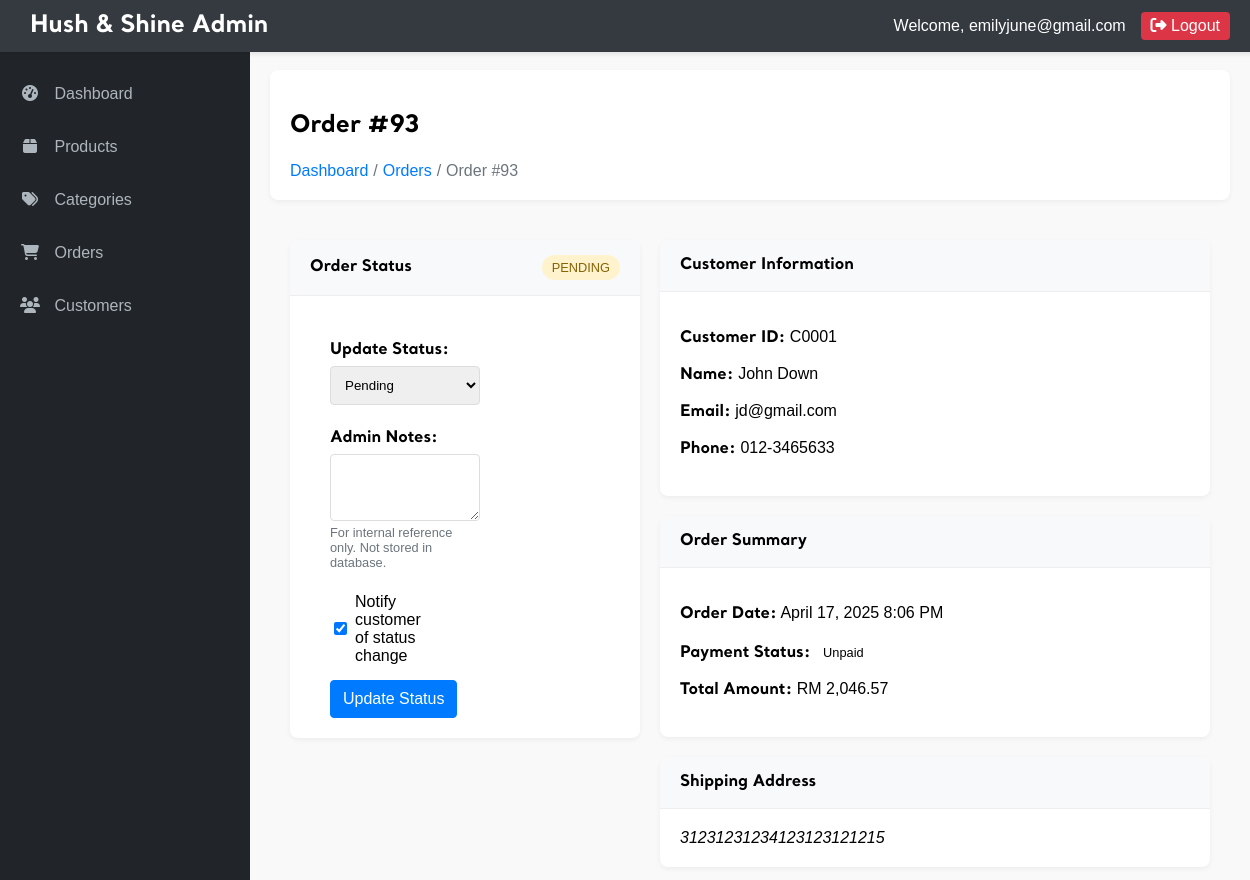
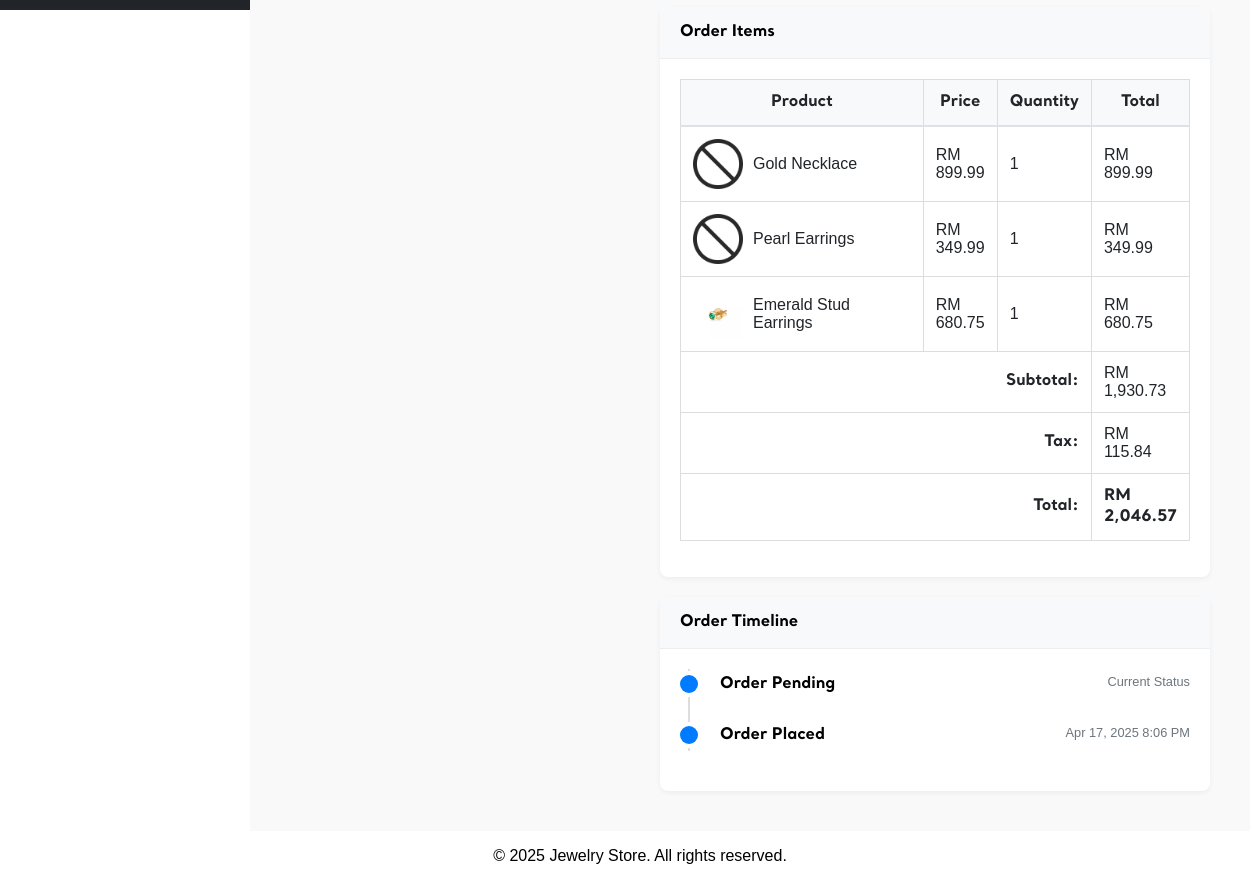
Screenshot of /admin/view_order.php?id=93 (signed in) with the database file from the repository (2 pictures, top to bottom).
### tables this page shows
CREATE TABLE `orders` (
  `order_id` int(11) NOT NULL,
  `cust_id` char(5) NOT NULL,
  `order_date` datetime NOT NULL,
  `total_amount` decimal(10,2) NOT NULL,
  `status` varchar(50) NOT NULL DEFAULT 'Pending',
  `payment_id` varchar(255) DEFAULT NULL,
  `payment_status` varchar(50) DEFAULT NULL,
  `shipping_address` text DEFAULT NULL,
  `payment_method` varchar(50) NOT NULL
);

CREATE TABLE `customer` (
  `cust_id` char(5) NOT NULL,
  `cust_name` varchar(50) NOT NULL,
  `cust_contact` varchar(13) NOT NULL,
  `cust_email` varchar(50) NOT NULL,
  `cust_gender` char(1) NOT NULL,
  `cust_password` varchar(100) NOT NULL,
  `cust_photo` varchar(100) NOT NULL
);

CREATE TABLE `order_items` (
  `order_item_id` int(11) NOT NULL,
  `order_id` int(11) NOT NULL,
  `prod_id` char(4) NOT NULL,
  `quantity` int(11) NOT NULL,
  `price` decimal(10,2) NOT NULL
);

CREATE TABLE `product` (
  `prod_id` char(4) NOT NULL,
  `prod_name` varchar(100) NOT NULL,
  `prod_desc` varchar(200) NOT NULL,
  `price` double(7,2) NOT NULL,
  `quantity` int(4) NOT NULL,
  `cat_id` char(4) NOT NULL,
  `image` varchar(100) NOT NULL
);

### admin/view_order.php (the view, shortened to what this page needs)
<?php
require_once '../_base.php';
include '../_head.php';
$order_id = $_GET['id'] ?? null;
try {
    $stmt = $_db->prepare("
        SELECT o.*, c.cust_name, c.cust_email, c.cust_contact
        FROM orders o
        LEFT JOIN customer c ON o.cust_id = c.cust_id
        WHERE o.order_id = ?
    ");
    $stmt->execute([$order_id]);
    $order = $stmt->fetch(PDO::FETCH_ASSOC);
    $stmt = $_db->prepare("
        SELECT oi.*, p.prod_name, p.image
        FROM order_items oi
        JOIN product p ON oi.prod_id = p.prod_id
        WHERE oi.order_id = ?
    ");
    $stmt->execute([$order_id]);
    $order_items = $stmt->fetchAll(PDO::FETCH_ASSOC);
} catch (PDOException $e) {
    $error_message = "Error fetching order details: " . $e->getMessage();
}
$status_options = [
    'Pending' => 'Pending',
    'Confirmed' => 'Confirmed',
    'Processing' => 'Processing',
    'Shipped' => 'Shipped',
    'Delivered' => 'Delivered',
    'Cancelled' => 'Cancelled',
    'Refunded' => 'Refunded'
];
?>
<div class="admin-container">
    <div class="admin-main">
        <div class="content-header">
            <h2>Order #<?= $order_id ?></h2>
            <nav aria-label="breadcrumb">
                <ol class="breadcrumb">
                    <li class="breadcrumb-item"><a href="admin_menu.php">Dashboard</a></li>
                    <li class="breadcrumb-item"><a href="admin_orders.php">Orders</a></li>
                    <li class="breadcrumb-item active" aria-current="page">Order #<?= $order_id ?></li>
                </ol>
            </nav>
        </div>
        <div class="order-view-container">
            <div class="order-status-section">
                <div class="card">
                    <div class="card-header">
                        <div class="d-flex justify-content-between align-items-center">
                            <h3>Order Status</h3>
                            <span class="status-badge status-<?= strtolower($order['status']) ?>">
                                <?= htmlspecialchars($order['status']) ?>
                            </span>
                        </div>
                    </div>
                    <div class="card-body">
                        <form action="view_order.php?id=<?= $order_id ?>" method="POST">
                            <div class="form-group">
                                <label for="status">Update Status:</label>
                                <select name="status" id="status" class="form-control">
                                    <?php foreach ($status_options as $value => $label): ?>
                                        <option value="<?= $value ?>" <?= $order['status'] === $value ? 'selected' : '' ?>>
                                            <?= htmlspecialchars($label) ?>
                                        </option>
                                    <?php endforeach; ?>
                                </select>
                            </div>
                            <div class="form-group mt-3">
                                <label for="admin_notes">Admin Notes:</label>
                                <textarea name="admin_notes" id="admin_notes" class="form-control" rows="3"></textarea>
                                <small class="form-text text-muted">For internal reference only. Not stored in database.</small>
                            </div>
                            <div class="form-check mt-3">
                                <input type="checkbox" name="notify_customer" id="notify_customer" value="1" class="form-check-input" checked>
                                <label for="notify_customer" class="form-check-label">Notify customer of status change</label>
                            </div>
                            <div class="mt-3">
                                <button type="submit" name="update_status" class="btn btn-primary">Update Status</button>
                            </div>
                        </form>
                    </div>
                </div>
            </div>
            <div class="order-details-grid">
                <div class="card">
                    <div class="card-header">
                        <h3>Customer Information</h3>
                    </div>
                    <div class="card-body">
                        <p><strong>Customer ID:</strong> <?= htmlspecialchars($order['cust_id']) ?></p>
                        <?php if (!empty($order['cust_name'])): ?>
                            <p><strong>Name:</strong> <?= htmlspecialchars($order['cust_name']) ?></p>
                        <?php endif; ?>
                        <?php if (!empty($order['cust_email'])): ?>
                            <p><strong>Email:</strong> <?= htmlspecialchars($order['cust_email']) ?></p>
                        <?php endif; ?>
                        <?php if (!empty($order['cust_contact'])): ?>
                            <p><strong>Phone:</strong> <?= htmlspecialchars($order['cust_contact']) ?></p>
                        <?php endif; ?>
                    </div>
                </div>
                <div class="card">
                    <div class="card-header">
                        <h3>Order Summary</h3>
                    </div>
                    <div class="card-body">
                        <p><strong>Order Date:</strong> <?= date('F j, Y g:i A', strtotime($order['order_date'])) ?></p>
                        <?php if (!empty($order['payment_status'])): ?>
                            <p>
                                <strong>Payment Status:</strong>
                                <span class="payment-badge payment-<?= strtolower($order['payment_status']) ?>">
                                    <?= htmlspecialchars($order['payment_status']) ?>
                                </span>
                            </p>
                        <?php endif; ?>
                        <p><strong>Total Amount:</strong> RM <?= number_format($order['total_amount'], 2) ?></p>
                    </div>
                </div>
                <div class="card">
                    <div class="card-header">
                        <h3>Shipping Address</h3>
                    </div>
                    <div class="card-body">
                        <address>
                            <?= nl2br(htmlspecialchars($order['shipping_address'] ?? 'No shipping address provided')) ?>
                        </address>
                    </div>
                </div>
                <div class="card order-items-card">
                    <div class="card-header">
                        <h3>Order Items</h3>
                    </div>
                    <div class="card-body">
                        <table class="order-table">
                            <thead>
                                <tr>
                                    <th>Product</th>
                                    <th>Price</th>
                                    <th>Quantity</th>
                                    <th>Total</th>
                                </tr>
                            </thead>
                            <tbody>
                                <?php
                                $subtotal = 0;
                                foreach ($order_items as $item):
                                    $subtotal += $item['price'] * $item['quantity'];
                                ?>
                                    <?php
                                        $productImage = '../images/no-image.png';
                                        if (!empty($item['image'])) {
                                            $imageData = json_decode($item['image'], true);
                                            if ($imageData) {
                                                $imageFile = is_array($imageData) ? $imageData[0] : $imageData;
                                                $productImage = '../images/products/' . $imageFile;
                                            }
                                        }
                                    ?>
                                    <tr>
                                        <td class="product-cell">
                                            <div class="product-info">
                                                <img src="<?= $productImage ?>" alt="<?= htmlspecialchars($item['prod_name']) ?>" class="product-thumb">
                                                <span><?= htmlspecialchars($item['prod_name']) ?></span>
                                            </div>
                                        </td>
                                        <td>RM <?= number_format($item['price'], 2) ?></td>
                                        <td><?= $item['quantity'] ?></td>
                                        <td>RM <?= number_format($item['price'] * $item['quantity'], 2) ?></td>
                                    </tr>
                                <?php endforeach; ?>
                            </tbody>
                            <tfoot>
                                <tr>
                                    <td colspan="3" class="text-right"><strong>Subtotal:</strong></td>
                                    <td>RM <?= number_format($subtotal, 2) ?></td>
                                </tr>
                                <tr>
                                    <td colspan="3" class="text-right"><strong>Tax:</strong></td>
                                    <td>RM <?= number_format($subtotal*0.06, 2) ?></td>
                                </tr>
                                <tr>
                                    <td colspan="3" class="text-right"><strong>Total:</strong></td>
                                    <td><strong>RM <?= number_format($order['total_amount'], 2) ?></strong></td>
                                </tr>
                            </tfoot>
                        </table>
                    </div>
                </div>
                <div class="card order-history-card">
                    <div class="card-header">
                        <h3>Order Timeline</h3>
                    </div>
                    <div class="card-body">
                        <ul class="timeline">
                            <li class="timeline-item">
                                <div class="timeline-marker"></div>
                                <div class="timeline-content">
                                    <h4 class="timeline-title">
                                        Order <?= htmlspecialchars($order['status']) ?>
                                        <span class="timeline-date">
                                            Current Status
                                        </span>
                                    </h4>
                                </div>
                            </li>
                            <li class="timeline-item">
                                <div class="timeline-marker"></div>
                                <div class="timeline-content">
                                    <h4 class="timeline-title">
                                        Order Placed
                                        <span class="timeline-date">
                                            <?= date('M j, Y g:i A', strtotime($order['order_date'])) ?>
                                        </span>
                                    </h4>
                                </div>
                            </li>
                        </ul>
                    </div>
                </div>
            </div>
        </div>
    </div>
</div>
<?php include '../_foot.php'; ?>

### rows the page displays
orders: status "PENDING", status "Pending", cust "C0001", cust.cust_name "John Down", cust.cust_email "jd@gmail.com", cust.cust_contact "012-3465633", order_date "April 17, 2025 8:06 PM", payment_status "Unpaid", total_amount "2,046.57", shipping_address "31231231234123123121215", order_date "Apr 17, 2025 8:06 PM"
order_items: prod.prod_name "Gold Necklace", price "899.99", quantity "1", $item['price']*$item['quantity'] "899.99"
order_items: prod.prod_name "Pearl Earrings", price "349.99", quantity "1", $item['price']*$item['quantity'] "349.99"
order_items: shows a picture, prod.prod_name "Emerald Stud Earrings", price "680.75", quantity "1", $item['price']*$item['quantity'] "680.75"

### other values shown
$_SESSION['admin_email'] "emilyjune@gmail.com"
$order_id "93"
$subtotal "1,930.73"
$subtotal*0.06 "115.84"
